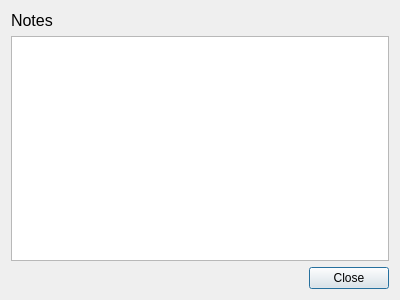
<?xml version="1.0" encoding="UTF-8"?>
<ui version="4.0">
 <class>Dialog</class>
 <widget class="QDialog" name="Dialog">
  <property name="geometry">
   <rect>
    <x>0</x>
    <y>0</y>
    <width>400</width>
    <height>300</height>
   </rect>
  </property>
  <property name="windowTitle">
   <string>Dialog</string>
  </property>
  <property name="layoutDirection">
   <enum>Qt::LeftToRight</enum>
  </property>
  <property name="autoFillBackground">
   <bool>false</bool>
  </property>
  <layout class="QVBoxLayout" name="verticalLayout">
   <item>
    <widget class="QLabel" name="label">
     <property name="font">
      <font>
       <pointsize>12</pointsize>
      </font>
     </property>
     <property name="text">
      <string>Notes</string>
     </property>
    </widget>
   </item>
   <item>
    <widget class="QListWidget" name="notesLW"/>
   </item>
   <item alignment="Qt::AlignRight">
    <widget class="QPushButton" name="closeBT">
     <property name="sizePolicy">
      <sizepolicy hsizetype="Fixed" vsizetype="Fixed">
       <horstretch>0</horstretch>
       <verstretch>0</verstretch>
      </sizepolicy>
     </property>
     <property name="layoutDirection">
      <enum>Qt::LeftToRight</enum>
     </property>
     <property name="text">
      <string>Close</string>
     </property>
    </widget>
   </item>
  </layout>
 </widget>
 <resources/>
 <connections/>
</ui>
